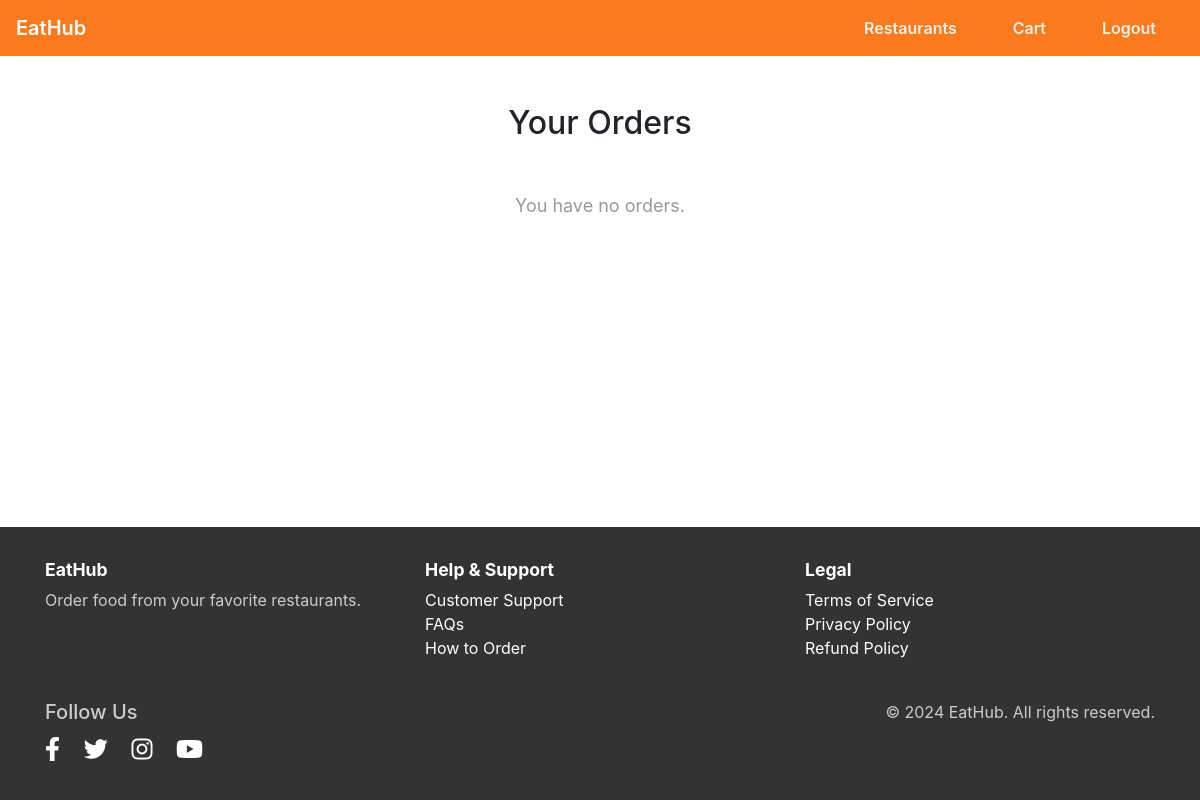
The app's page /view_order/ (signed in), older data.
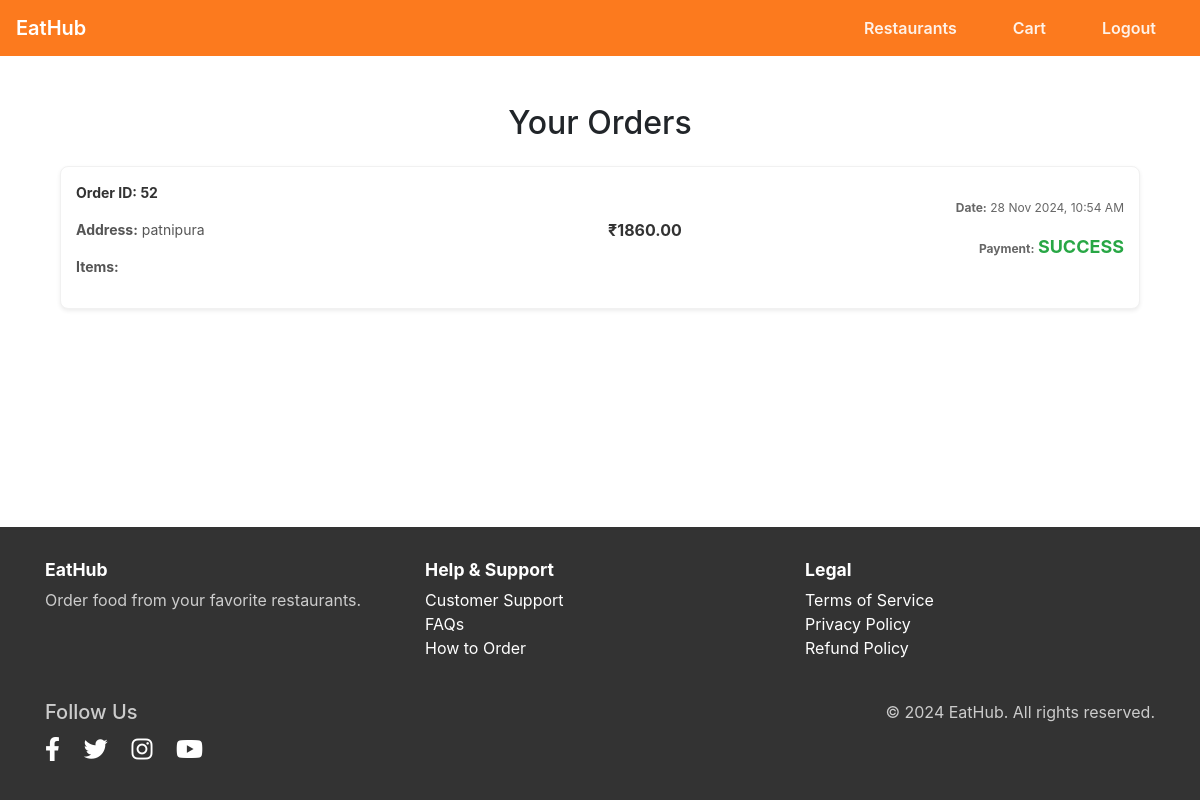
The same page, newer data.
### customer/models.py (models this page shows)
class Order(models.Model):
    PAYMENT_STATUS_CHOICES = [
        ('PENDING', 'Pending'),
        ('SUCCESS', 'Success'),
        ('REFUNDED', 'Refunded'),
    ]
    customer = models.ForeignKey(Customer, on_delete=models.CASCADE)
    order_date = models.DateTimeField(auto_now_add=True)
    is_delivered = models.BooleanField(default=False)
    delivery_address = models.TextField()
    total_price = models.DecimalField(max_digits=10, decimal_places=2)
    payment_status = models.CharField(max_length=10, choices=PAYMENT_STATUS_CHOICES, default='PENDING')
    payment_intent_id = models.CharField(max_length=250, blank=True, null=True)
    order_receipt = models.FileField(upload_to='order_recipt_pdf/', blank=True, null=True)

### customer/views.py (the view)
# urls.py: path('view_order/', views.view_order, name='view_order'),
@login_required(login_url='login')
def view_order(request):
    if hasattr(request.user, 'customer') and request.user.customer.is_customer:
        customer = request.user.customer
        orders = Order.objects.filter(customer=customer)
        Order_Item = OrderItem.objects.filter(customer = customer)
        return render(request, 'customer/view_order.html', {'orders': orders, 'Order_Item':Order_Item})
    else:
        return redirect('login')

### templates/customer/view_order.html (shortened to what this page needs)
{% extends "base_home.html" %}
{% block navbar_item %}
<div class="collapse navbar-collapse" id="navbarNav">
    <ul class="navbar-nav ml-auto">
        <li class="nav-item"><a class="nav-link" href="{% url 'customer_home' %}">Restaurants</a></li>
        <li class="nav-item"><a class="nav-link" href="{% url 'view_cart' %}">Cart</a></li>
        <li class="nav-item"><a class="nav-link" href="{% url 'logout' %}">Logout</a></li>
    </ul>
</div>
{% endblock navbar_item %}
{% block content %}
<div class="container order-container">
    <h2 class="text-center mb-4">Your Orders</h2>
    {% if orders %}
        <div class="row">
            {% for order in orders %}
            <div class="col-12 mb-4">
                <a href="{% url 'order_detail' order.id %}" class="order-link">
                    <div class="card shadow-sm">
                        <div class="row align-items-center">
                            <div class="col-md-5 order-details">
                                <p class="order-id">Order ID: {{ order.id }}</p>
                                <p><strong>Address:</strong> {{ order.delivery_address }}</p>
                                <p><strong>Items:</strong>
                                </p>
                            </div>
                            <div class="col-md-3 text-center">
                                <p class="order-price">₹{{ order.total_price }}</p>
                            </div>
                            <div class="col-md-4 text-right">
                                <p class="order-date-status"><strong>Date:</strong> {{ order.order_date|date:"d M Y, h:i A" }}</p>
                                <p class="order-date-status">
                                    <strong>Payment:</strong>
                                    <span class="payment-status {% if order.payment_status == 'Failed' %}failed{% endif %}">
                                        {{ order.payment_status }}
                                    </span>
                                </p>
                            </div>
                        </div>
                    </div>
                </a>
            </div>
            {% endfor %}
        </div>
    {% else %}
        <p class="no-orders">You have no orders.</p>
    {% endif %}
</div>
{% endblock content %}

Row changes from the older to the newer data that the page shows:
added Order: id "52", delivery_address "patnipura", total_price "1860.00", order_date "28 Nov 2024, 10:54 AM", payment_status "SUCCESS"
Text that changed along with them:
text no longer shown: "You have no orders."
